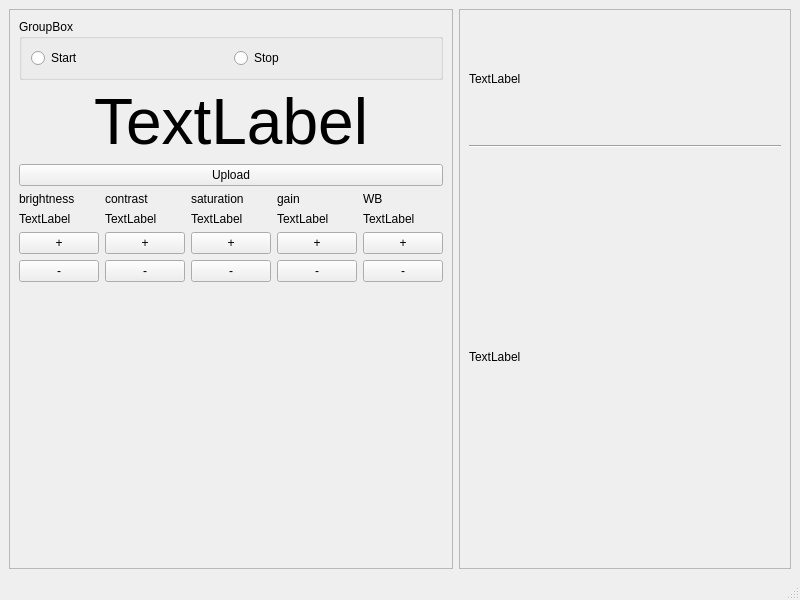
<?xml version="1.0" encoding="UTF-8"?>
<ui version="4.0">
 <class>MainWindow</class>
 <widget class="QMainWindow" name="MainWindow">
  <property name="geometry">
   <rect>
    <x>0</x>
    <y>0</y>
    <width>800</width>
    <height>600</height>
   </rect>
  </property>
  <property name="windowTitle">
   <string>MainWindow</string>
  </property>
  <widget class="QWidget" name="centralwidget">
   <layout class="QHBoxLayout" name="horizontalLayout">
    <item>
     <widget class="QFrame" name="frame">
      <property name="frameShape">
       <enum>QFrame::StyledPanel</enum>
      </property>
      <property name="frameShadow">
       <enum>QFrame::Raised</enum>
      </property>
      <layout class="QVBoxLayout" name="verticalLayout">
       <item>
        <widget class="QGroupBox" name="groupBox">
         <property name="title">
          <string>GroupBox</string>
         </property>
         <layout class="QHBoxLayout" name="horizontalLayout_2">
          <item>
           <widget class="QRadioButton" name="radioButton_start">
            <property name="text">
             <string>Start</string>
            </property>
           </widget>
          </item>
          <item>
           <widget class="QRadioButton" name="radioButton_stop">
            <property name="text">
             <string>Stop</string>
            </property>
           </widget>
          </item>
         </layout>
        </widget>
       </item>
       <item>
        <widget class="QLabel" name="label_serial">
         <property name="font">
          <font>
           <pointsize>48</pointsize>
          </font>
         </property>
         <property name="text">
          <string>TextLabel</string>
         </property>
         <property name="alignment">
          <set>Qt::AlignCenter</set>
         </property>
        </widget>
       </item>
       <item>
        <widget class="QPushButton" name="pushButton_upload">
         <property name="text">
          <string>Upload</string>
         </property>
        </widget>
       </item>
       <item>
        <layout class="QGridLayout" name="gridLayout">
         <item row="1" column="3">
          <widget class="QLabel" name="label_g">
           <property name="text">
            <string>TextLabel</string>
           </property>
          </widget>
         </item>
         <item row="0" column="1">
          <widget class="QLabel" name="label_2">
           <property name="text">
            <string>contrast</string>
           </property>
          </widget>
         </item>
         <item row="2" column="0">
          <widget class="QPushButton" name="pushButton_bp">
           <property name="text">
            <string>+</string>
           </property>
          </widget>
         </item>
         <item row="3" column="2">
          <widget class="QPushButton" name="pushButton_sp">
           <property name="text">
            <string>-</string>
           </property>
          </widget>
         </item>
         <item row="1" column="2">
          <widget class="QLabel" name="label_s">
           <property name="text">
            <string>TextLabel</string>
           </property>
          </widget>
         </item>
         <item row="0" column="3">
          <widget class="QLabel" name="label_4">
           <property name="text">
            <string>gain</string>
           </property>
          </widget>
         </item>
         <item row="3" column="3">
          <widget class="QPushButton" name="pushButton_gm">
           <property name="text">
            <string>-</string>
           </property>
          </widget>
         </item>
         <item row="2" column="1">
          <widget class="QPushButton" name="pushButton_cp">
           <property name="text">
            <string>+</string>
           </property>
          </widget>
         </item>
         <item row="0" column="0">
          <widget class="QLabel" name="label">
           <property name="text">
            <string>brightness</string>
           </property>
          </widget>
         </item>
         <item row="3" column="1">
          <widget class="QPushButton" name="pushButton_cm">
           <property name="text">
            <string>-</string>
           </property>
          </widget>
         </item>
         <item row="2" column="3">
          <widget class="QPushButton" name="pushButton_gp">
           <property name="text">
            <string>+</string>
           </property>
          </widget>
         </item>
         <item row="0" column="2">
          <widget class="QLabel" name="label_3">
           <property name="text">
            <string>saturation</string>
           </property>
          </widget>
         </item>
         <item row="3" column="0">
          <widget class="QPushButton" name="pushButton_bm">
           <property name="text">
            <string>-</string>
           </property>
          </widget>
         </item>
         <item row="1" column="1">
          <widget class="QLabel" name="label_c">
           <property name="text">
            <string>TextLabel</string>
           </property>
          </widget>
         </item>
         <item row="2" column="2">
          <widget class="QPushButton" name="pushButton_sm">
           <property name="text">
            <string>+</string>
           </property>
          </widget>
         </item>
         <item row="1" column="0">
          <widget class="QLabel" name="label_b">
           <property name="text">
            <string>TextLabel</string>
           </property>
          </widget>
         </item>
         <item row="2" column="4">
          <widget class="QPushButton" name="pushButton_wbp">
           <property name="text">
            <string>+</string>
           </property>
          </widget>
         </item>
         <item row="3" column="4">
          <widget class="QPushButton" name="pushButton_wbm">
           <property name="text">
            <string>-</string>
           </property>
          </widget>
         </item>
         <item row="0" column="4">
          <widget class="QLabel" name="label_5">
           <property name="text">
            <string>WB</string>
           </property>
          </widget>
         </item>
         <item row="1" column="4">
          <widget class="QLabel" name="label_wb">
           <property name="text">
            <string>TextLabel</string>
           </property>
          </widget>
         </item>
        </layout>
       </item>
       <item>
        <spacer name="verticalSpacer">
         <property name="orientation">
          <enum>Qt::Vertical</enum>
         </property>
         <property name="sizeHint" stdset="0">
          <size>
           <width>20</width>
           <height>442</height>
          </size>
         </property>
        </spacer>
       </item>
      </layout>
     </widget>
    </item>
    <item>
     <widget class="QFrame" name="frame_2">
      <property name="frameShape">
       <enum>QFrame::StyledPanel</enum>
      </property>
      <property name="frameShadow">
       <enum>QFrame::Raised</enum>
      </property>
      <layout class="QVBoxLayout" name="verticalLayout_2">
       <item>
        <widget class="QLabel" name="label_txt">
         <property name="sizePolicy">
          <sizepolicy hsizetype="Preferred" vsizetype="Fixed">
           <horstretch>0</horstretch>
           <verstretch>0</verstretch>
          </sizepolicy>
         </property>
         <property name="minimumSize">
          <size>
           <width>0</width>
           <height>120</height>
          </size>
         </property>
         <property name="text">
          <string>TextLabel</string>
         </property>
        </widget>
       </item>
       <item>
        <widget class="Line" name="line">
         <property name="orientation">
          <enum>Qt::Horizontal</enum>
         </property>
        </widget>
       </item>
       <item>
        <widget class="QLabel" name="label_pic">
         <property name="maximumSize">
          <size>
           <width>360</width>
           <height>640</height>
          </size>
         </property>
         <property name="text">
          <string>TextLabel</string>
         </property>
         <property name="scaledContents">
          <bool>true</bool>
         </property>
        </widget>
       </item>
      </layout>
     </widget>
    </item>
   </layout>
  </widget>
  <widget class="QMenuBar" name="menubar">
   <property name="geometry">
    <rect>
     <x>0</x>
     <y>0</y>
     <width>800</width>
     <height>22</height>
    </rect>
   </property>
  </widget>
  <widget class="QStatusBar" name="statusbar"/>
 </widget>
 <resources/>
 <connections/>
</ui>
